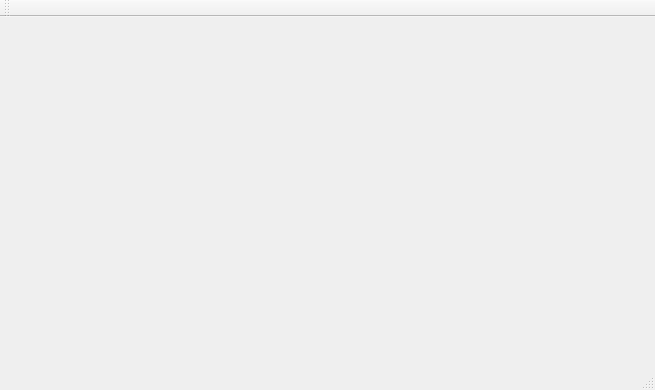
<?xml version="1.0" encoding="UTF-8"?>
<ui version="4.0">
 <class>SuperPlayerWindow</class>
 <widget class="QMainWindow" name="SuperPlayerWindow">
  <property name="geometry">
   <rect>
    <x>0</x>
    <y>0</y>
    <width>655</width>
    <height>390</height>
   </rect>
  </property>
  <property name="windowTitle">
   <string>SuperPlayer</string>
  </property>
  <property name="windowIcon">
   <iconset resource="res/resource.qrc">
    <normaloff>:/logo.png</normaloff>:/logo.png</iconset>
  </property>
  <widget class="QWidget" name="centralWidget"/>
  <widget class="QMenuBar" name="menuBar">
   <property name="geometry">
    <rect>
     <x>0</x>
     <y>0</y>
     <width>655</width>
     <height>23</height>
    </rect>
   </property>
  </widget>
  <widget class="QToolBar" name="mainToolBar">
   <attribute name="toolBarArea">
    <enum>TopToolBarArea</enum>
   </attribute>
   <attribute name="toolBarBreak">
    <bool>false</bool>
   </attribute>
  </widget>
  <widget class="QStatusBar" name="statusBar"/>
 </widget>
 <layoutdefault spacing="6" margin="11"/>
 <resources>
  <include location="res/resource.qrc"/>
 </resources>
 <connections/>
</ui>
